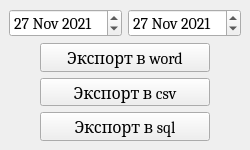
<?xml version="1.0" encoding="UTF-8"?>
<ui version="4.0">
 <class>AnalyticsWindow</class>
 <widget class="QMainWindow" name="AnalyticsWindow">
  <property name="geometry">
   <rect>
    <x>0</x>
    <y>0</y>
    <width>250</width>
    <height>150</height>
   </rect>
  </property>
  <property name="sizePolicy">
   <sizepolicy hsizetype="Fixed" vsizetype="Fixed">
    <horstretch>0</horstretch>
    <verstretch>0</verstretch>
   </sizepolicy>
  </property>
  <property name="minimumSize">
   <size>
    <width>250</width>
    <height>150</height>
   </size>
  </property>
  <property name="maximumSize">
   <size>
    <width>250</width>
    <height>150</height>
   </size>
  </property>
  <property name="font">
   <font>
    <family>Cambria</family>
    <pointsize>12</pointsize>
   </font>
  </property>
  <property name="windowTitle">
   <string>Посмотреть аналитику</string>
  </property>
  <widget class="QWidget" name="centralwidget">
   <layout class="QVBoxLayout" name="verticalLayout_4">
    <item>
     <layout class="QHBoxLayout" name="horizontalLayout_4">
      <item>
       <widget class="QDateEdit" name="dateEdit">
        <property name="dateTime">
         <datetime>
          <hour>0</hour>
          <minute>0</minute>
          <second>0</second>
          <year>2021</year>
          <month>11</month>
          <day>27</day>
         </datetime>
        </property>
        <property name="maximumDate">
         <date>
          <year>2199</year>
          <month>12</month>
          <day>31</day>
         </date>
        </property>
        <property name="minimumDate">
         <date>
          <year>2019</year>
          <month>1</month>
          <day>1</day>
         </date>
        </property>
       </widget>
      </item>
      <item>
       <widget class="QDateEdit" name="dateEdit_2">
        <property name="dateTime">
         <datetime>
          <hour>0</hour>
          <minute>0</minute>
          <second>0</second>
          <year>2021</year>
          <month>11</month>
          <day>27</day>
         </datetime>
        </property>
        <property name="maximumDate">
         <date>
          <year>2199</year>
          <month>12</month>
          <day>31</day>
         </date>
        </property>
        <property name="minimumDate">
         <date>
          <year>2019</year>
          <month>1</month>
          <day>1</day>
         </date>
        </property>
       </widget>
      </item>
     </layout>
    </item>
    <item>
     <layout class="QHBoxLayout" name="horizontalLayout">
      <item>
       <widget class="QPushButton" name="pushButton">
        <property name="maximumSize">
         <size>
          <width>170</width>
          <height>16777215</height>
         </size>
        </property>
        <property name="text">
         <string>Экспорт в word</string>
        </property>
       </widget>
      </item>
     </layout>
    </item>
    <item>
     <layout class="QHBoxLayout" name="horizontalLayout_2">
      <item>
       <widget class="QPushButton" name="pushButton_2">
        <property name="maximumSize">
         <size>
          <width>170</width>
          <height>16777215</height>
         </size>
        </property>
        <property name="text">
         <string>Экспорт в csv</string>
        </property>
       </widget>
      </item>
     </layout>
    </item>
    <item>
     <layout class="QHBoxLayout" name="horizontalLayout_3">
      <item>
       <widget class="QPushButton" name="pushButton_3">
        <property name="maximumSize">
         <size>
          <width>170</width>
          <height>16777215</height>
         </size>
        </property>
        <property name="text">
         <string>Экспорт в sql</string>
        </property>
       </widget>
      </item>
     </layout>
    </item>
   </layout>
  </widget>
 </widget>
 <resources/>
 <connections/>
</ui>
